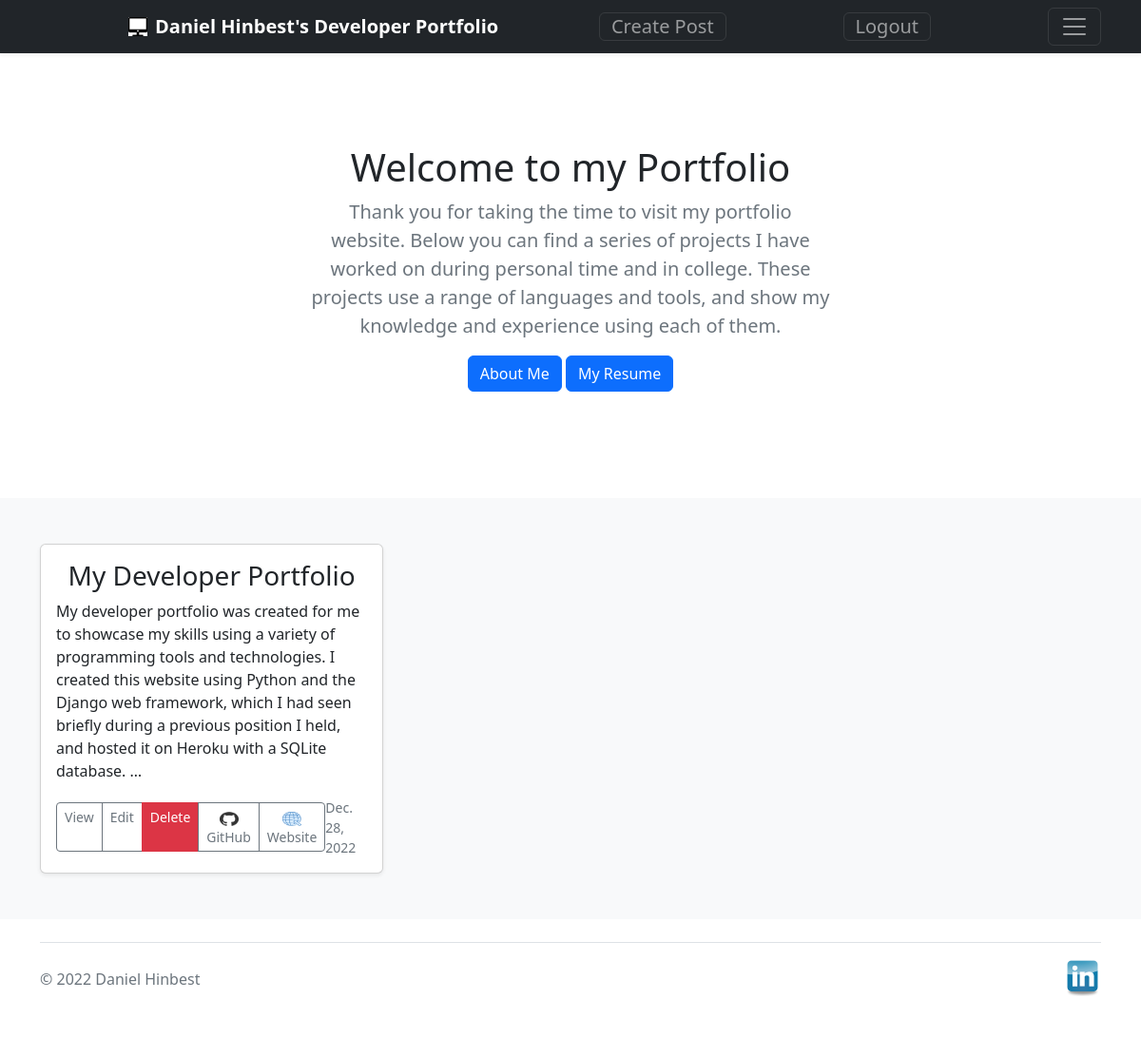
The app's page / (signed in) with its own data.
### portfolio/models.py (models this page shows, shortened)
class Post(models.Model):
    title = models.CharField(max_length=50, blank=False, null=False)
    content = models.TextField(blank=False, null=False)
    technologies_used = models.CharField(max_length=50, blank=False, null=False)
    pub_date = models.DateField('date published', blank=False, default=timezone.now())
    program_date = models.DateField('date created', blank=False, default=timezone.now())
    source_code_url = models.URLField(max_length=100, blank=True, null=True)
    website_url = models.URLField(max_length=100, blank=True, null=True)

### portfolio/views.py (the view)
# urls.py: path('', views.IndexView.as_view(), name='index'),
class IndexView(ListView):
    template_name = 'portfolio/index.html'
    context_object_name = 'post_list'
    def get_queryset(self):
        return Post.objects.order_by('-pub_date')[:5]

### portfolio/templates/portfolio/index.html (shortened to what this page needs)
{% extends 'portfolio/base.html' %}
{% load static %}
{% block content %}
<section class="py-5 text-center container">
    <div class="row py-lg-5">
      <div class="col-lg-6 col-md-8 mx-auto">
        <h1 class="fw-light">Welcome to my Portfolio</h1>
        <p class="lead text-muted">
          Thank you for taking the time to visit my portfolio website. Below you can find a series of projects I have worked on during personal time and in college. These projects use a range of
          languages and tools, and show my knowledge and experience using each of them.
        </p>
        <p>
          <a class="btn btn-primary" href="{% url 'portfolio:about' %}">About Me</a>
          <a class="btn btn-primary" href="{% static 'portfolio/files/resume.pdf' %}" target="_blank">My Resume</a>
        </p>
      </div>
    </div>
  </section>
  <div class="album py-5 bg-light">
    <div class="container">
      <div class="row row-cols-1 row-cols-sm-2 row-cols-md-3 g-3">
        {% if post_list %}
        {% for post in post_list %}
        <div class="col">
          <div class="card shadow-sm">
            <div class="card-body">
              <center><h3>{{ post.title }}</h3></center>
              <p class="card-text">{{ post.content|truncatewords:50 }}</p>
              <div class="d-flex justify-content-between align-items-center">
                <div class="btn-group">
                  <a class="btn btn-sm btn-outline-secondary" href="{% url 'portfolio:view_post' post.id %}">View</a>
                  {% if user.is_authenticated %}
                  <a class="btn btn-sm btn-outline-secondary" href="{% url 'portfolio:edit_post' post.id %}">Edit</a>
                  <a class="btn btn-sm btn-danger" href="{% url 'portfolio:delete_post' post.id %}">Delete</a>
                  {% endif %}
                  {% if post.source_code_url != Null %}
                  <a class="btn btn-sm btn-outline-secondary" href="{{ post.source_code_url }}"><img width="20" height="15" src="{% static 'portfolio/images/github.png' %}" alt="View on GitHub"/> GitHub</a>
                  {% endif %}
                  {% if post.website_url != Null %}
                  <a class="btn btn-sm btn-outline-secondary" href="{{ post.website_url }}"><img width="20" height="15" src="{% static 'portfolio/images/website.png' %}" alt="View website"/> Website</a>
                  {% endif %}
                </div>
                <small class="text-muted">{{ post.pub_date }}</small>
              </div>
            </div>
          </div>
        </div>
        {% endfor %}
        {% endif %}
      </div>
    </div>
  </div>
{% endblock content %}

### records on screen
Post: title "My Developer Portfolio", content "My developer portfolio was created for me to showcase my skills using a variety of programming tools and technologies. I created this website using Python and the Django web framework, which I had seen briefly during a previous position I held, and hosted it on Heroku with a SQLite database. …", pub_date "Dec. 28, 2022"
